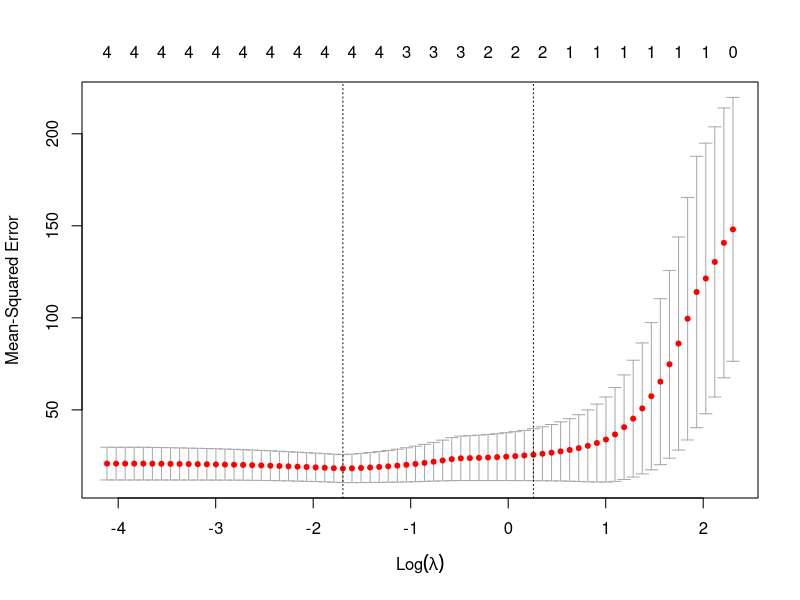
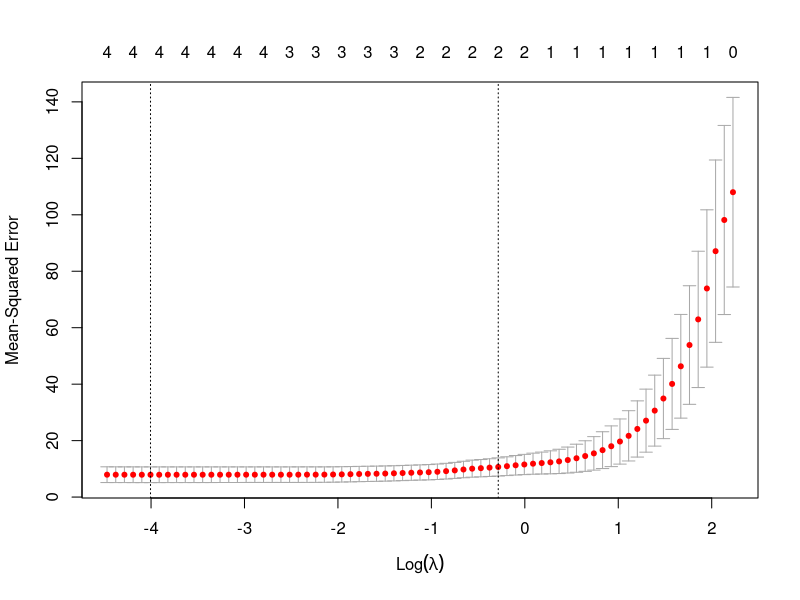

The R source for these figures, in order: (Note: this script raises an error after producing the figures.)
##############
# IMPORT LIBRARIES
##############
library(glmnet)
library(Metrics)



##############
# CONSTANTS
##############
FIRST_POLLING_COL <- 12
VOTE_SHARE_COL <- 3


# Jeff's working directory -- comment out and override
setwd("~//Documents/School/Stanford/Classes/Poli Sci 355B/Challenge 1/iowa-caucus")


##############
# LOAD AND CONVERT DATASETS
##############


# load results datasets
results2008 <- read.csv('results_2008.csv', stringsAsFactors=FALSE)
results2012 <- read.csv('results_2012.csv', stringsAsFactors=FALSE)

# df of 2016 candidates to predict
candidates_2016 <- data.frame(c('trump', 'cruz', 'rubio','bush','carson','christie','paul','huckabee','kasich'))
colnames(candidates_2016) <- c('candidate')


# load polling datasets
polls2008_iowa <- read.csv('pollster/data/cleaned_2008_iowa.csv', stringsAsFactors=FALSE)
polls2012_iowa <- read.csv('pollster/data/cleaned_2012_iowa.csv', stringsAsFactors=FALSE)
polls2016_iowa <- read.csv('pollster/data/cleaned_2016_iowa.csv', stringsAsFactors=FALSE)
polls2008_national <- read.csv('pollster/data/cleaned_2008_national.csv', stringsAsFactors=FALSE)
polls2012_national <- read.csv('pollster/data/cleaned_2012_national.csv', stringsAsFactors=FALSE)
polls2016_national <- read.csv('pollster/data/cleaned_2016_national.csv', stringsAsFactors=FALSE)


# clean polling data
cleanPolling <- function(df) {
	# replace '-' with NA
	df[df == '-'] <- NA

	# convert polling cols from char to numeric
	df[FIRST_POLLING_COL:ncol(df)] <- sapply(df[FIRST_POLLING_COL:ncol(df)], as.numeric)

	# convert pollster cols to factor
	df$POLLSTER <- as.factor(df$POLLSTER)

	# convert all colnames to lower case
	colnames(df) <- tolower(colnames(df))

	# subset to polling conducted before the caucus
	df <- df[df$days_to_caucus > 0,]

	return(df)
}

polls2008_iowa <- cleanPolling(polls2008_iowa)
polls2012_iowa <- cleanPolling(polls2012_iowa)
polls2016_iowa <- cleanPolling(polls2016_iowa)

polls2008_national <- cleanPolling(polls2008_national)
polls2012_national <- cleanPolling(polls2012_national)
polls2016_national <- cleanPolling(polls2016_national)


# clean results data
cleanResults <- function(df) {

	# convert all colnames to lower case
	colnames(df) <- tolower(colnames(df))

	# convert candidate names to lower case
	df$candidate <- tolower(df$candidate)

	return(df)
}

results2008 <- cleanResults(results2008)
results2012 <- cleanResults(results2012)


# load epanechnikov results
eplog <- read.csv("eplog.csv", stringsAsFactors=FALSE)
eplog_mse <- read.csv("eplog_mse.csv", stringsAsFactors=FALSE)

# clean up candidate column
eplog$candidate <- tolower(eplog$candidate)


# weightPollingBy538Rankings
# --------------------------
# Given a df of polling data and a df (or some other object) of 538's pollster rankings, duplicate polling observations to weight by 538's rankings.
# Return a df with weighted polling data














##############
# PREDICT POLL TRENDS
##############


# linearExtrapolateCandidate
# --------------------------
# Given a candidate, polling_df, and results_df, generate a simple linear model regressing vote shares over time
# return predicted vote share on election day

linearExtrapolateCandidate <- function(candidate, polling_df, results_df, plot) {

	# find col index for that candidate's name
	cand_indx <- which(colnames(polling_df) == candidate)

	######## consider killing early models

	# check if there are any rows that aren't NA
	if(all(is.na(polling_df[,cand_indx]))) {
		print(candidate)
		print("All observations were NA")
		return(0)
	} else {

		# simple linear model
		lm_model <- lm(polling_df[,cand_indx] ~ days_to_caucus, data=polling_df)

		if(plot == TRUE) {

			# plot data
			plot(x=polling_df$days_to_caucus,
				y=polling_df[,cand_indx],
				# ylim=c(0, results_df[results_df$Candidate==candidate, VOTE_SHARE_COL] + 10),
				xlim=c(max(na.omit(polling_df$days_to_caucus)), min(na.omit(polling_df$days_to_caucus))),
				xlab="Days to Caucus",
				ylab="Vote Share",
				main=candidate)

			# add regression line
			abline(lm_model,
				col="red",
				lwd="2")

			# add actual results line
			abline(h=results_df[results_df$candidate==candidate, VOTE_SHARE_COL],
				lwd=2)
		}

		# predict vote share on election day
		election_day_df <- data.frame(c(candidate),c("0"))
		colnames(election_day_df) <- c("candidate", "days_to_caucus")
		election_day_df$days_to_caucus <- as.numeric(as.character(election_day_df$days_to_caucus))

		pred_vote_share <- predict(lm_model, newdata=election_day_df)
		
		return(pred_vote_share)
	}
}



complexLinearExtrapolateCandidate <- function(candidate, polling_df, results_df, plot) {

	# find col index for that candidate's name
	cand_indx <- which(colnames(polling_df) == candidate)

	# check if there are any rows that aren't NA
	if (all(is.na(polling_df[,cand_indx]))) {
		print(candidate)
		print("All observations were NA")
		return(0)
	} else {

		# simple linear model
		lm_model <- lm(polling_df[,cand_indx] ~ days_to_caucus + I(days_to_caucus^2) + I(days_to_caucus^3) + I(days_to_caucus^4), data=polling_df)

		if(plot == TRUE) {

			# print model
			print(summary(lm_model))

			# plot data
			plot(x=polling_df$days_to_caucus,
				y=polling_df[,cand_indx],
				# ylim=c(0, results_df[results_df$Candidate==candidate, VOTE_SHARE_COL] + 10),
				xlim=c(max(na.omit(polling_df$days_to_caucus)), min(na.omit(polling_df$days_to_caucus))),
				xlab="Days to Caucus",
				ylab="Vote Share",
				main=candidate)

			# add regression line
			lines(x=polling_df$days_to_caucus, 
				  y=predict(lm_model), type='l', col="red", lwd=2)


			# add actual results line
			abline(h=results_df[results_df$candidate==candidate, VOTE_SHARE_COL],
				lwd=2)
		}

		# predict vote share on election day
		election_day_df <- data.frame(c(candidate),c("0"))
		colnames(election_day_df) <- c("candidate", "days_to_caucus")
		election_day_df$days_to_caucus <- as.numeric(as.character(election_day_df$days_to_caucus))

		pred_vote_share <- predict(lm_model, newdata=election_day_df)
		
		return(pred_vote_share)
	}
}

chooseEpanechnikovBandwidth <- function(eplog_mse) {
	lowest_mse_indx <- which(eplog_mse$mse == min(eplog_mse$mse))
	lowest_mse_bw <- eplog_mse$bw_value[lowest_mse_indx]
	return(lowest_mse_indx)
}

epanechnikovExtrapolateCandidate <- function(candidate_name, year_scope, results_df, plot) {

	# print(deparse(substitute(polling_df)))


	# # extract year and scope from polling_df name
	# polling_df_str <- deparse(substitute(polling_df))
	# # strip out "polls"
	# year_scope_str <- sub("polls", "", polling_df_str)
	# # create list with year and scope
	# year_scope <- strsplit(year_scope_str, "_", fixed=TRUE)

	# pull pred_vote_share from eplog
	ep_bw <- chooseEpanechnikovBandwidth(eplog_mse)

	pred_vote_share <- subset(eplog, year==year_scope[1] & scope==year_scope[2] & bw_value==ep_bw &candidate==candidate_name, select=estimate)

	return(pred_vote_share[1,1])
}

# predCandidates
# --------------
# Given a list of candidates, polling data, and a model, generate predictions for each candidate
# returns df with candidate names and predictions
predCandidates <- function(polling_df, results_df, model) {

	# init df to store predictions
	pred_votes <- data.frame(results_df$candidate, c(NA))
	colnames(pred_votes) <- c('candidate', 'vote_share')

	for (cand in results_df$candidate) {
		pred_votes$vote_share[pred_votes$candidate == cand] <- model(cand, polling_df, results_df, FALSE)
	}
	return(pred_votes)
}

predCandidates(c(2008, "iowa"), results2008, epanechnikovExtrapolateCandidate)

# calcRMSE
# --------
# Given a df of prediction and a df with actual results, compute the rmse for the predictions
calcRMSE <- function(pred_votes, results_df) {

	# order both dfs by candidate name, just to be safe
	pred_votes <- pred_votes[order(pred_votes$candidate),]
	results_df <- results_df[order(results_df$candidate),]

	mse <- sum((results_df$percentage - pred_votes$vote_share)^2) / nrow(pred_votes)
	rmse <- sqrt(mse)
	return(rmse)
}


# testPollTrendsModel
# -------------------
# Given polling and results for an election, see how well a specified model extrapolates from polling data
testPollTrendsModel <- function(polling_df, results_df, model) {

	pred_votes <- predCandidates(polling_df, results_df, model)
	rmse <- calcRMSE(pred_votes, results_df)
	return(rmse)
}


testPollTrendsModel(polls2008_iowa, results2008, linearExtrapolateCandidate)
testPollTrendsModel(polls2012_iowa, results2012, linearExtrapolateCandidate)








##############
# BUILD & TEST COMBINED MODEL OPTIONS
##############


# buildPredictionMatrix
# ---------------------
# Given polling and results dfs, construct a matrix of observations to use in regression models
buildPredictionMatrix <- function(state_polling_df, natl_polling_df, year, state, results_df) {

	# construct vector of predictor names
	pred_names <- c('lm_1_iowa', 'lm_2_iowa', 'lm_1_natl', 'ep_iowa')

	print(head(results_df))

	# build matrix of predictors
	preds <- matrix(nrow=nrow(results_df), ncol=length(pred_names))
	rownames(preds) <- results_df$candidate

	# add polling model predictions
	preds[,1] <- predCandidates(state_polling_df, results_df, linearExtrapolateCandidate)$vote_share
	preds[,2] <- predCandidates(state_polling_df, results_df, complexLinearExtrapolateCandidate)$vote_share
	preds[,3] <- predCandidates(natl_polling_df, results_df, linearExtrapolateCandidate)$vote_share
	preds[,4] <- predCandidates(c(year, state), results_df, epanechnikovExtrapolateCandidate)$vote_share

	# add predictor names to matrix
	colnames(preds) <- pred_names

	# replace any NAs with zeros
	preds[is.na(preds)] <- 0

	return(preds)
}


# scaleToVoteShares
# ------------------------------------
# Assuming the predictions from our model don't add up to 100, scale them proportionally: voteshare[candidate] / sum(voteshare) * 100
scaleToVoteShares <- function(raw_preds) {
	scaled_preds <- (raw_preds / sum(raw_preds)) * 100
	return(scaled_preds)
}


# scaleSortResults
# ----------------
# Scale and sort predictions
scaleSortResults <- function(preds) {
	scaled_preds <- scaleToVoteShares(preds)
	sorted_preds <- scaled_preds[order(scaled_preds[,1], decreasing=TRUE),]
	df_preds <- data.frame(sorted_preds)
	return(df_preds)
}


# combinePredictorsIntoModel
# --------------------------
# Using the outputs from predictFromPollTrends and predictFromLatestPolling outputs for both Iowa and national polling, build a model applying these predictors to 2008 and 2012 data. See which combinations work best, maybe with LOOCV? If have time, could try additional predictors -- contributions, prediction markets, etc.
# Return df/matrix of candidate names (rows) and predicted vote shares from different models (cols)

combinePredictorsIntoModel <- function(state_polling_df, natl_polling_df, results_df, combined) {

	# extract year and state from state_polling_df name
	polling_df_str <- deparse(substitute(state_polling_df))
	# strip out "polls"
	year_scope_str <- sub("polls", "", polling_df_str)
	# create list with year and scope
	year_scope <- strsplit(year_scope_str, "_", fixed=TRUE)
	year <- year_scope[[1]][1]
	scope <- year_scope[[1]][2]

	print(year)
	# print(scope)

	if (combined) {

		# create matrices to use in models
		preds_2008 <- buildPredictionMatrix(polls2008_iowa, polls2008_national, "2008", "iowa", results2008)
		preds_2012 <- buildPredictionMatrix(polls2012_iowa, polls2012_national, "2012", "iowa", results2012)

		# combine into overall matrix
		preds_train <- rbind(preds_2008, preds_2012)
		results_train <- rbind(results2008, results2012)

		print(preds_train)

	} else {

		# create matrix to use in models
		preds_train <- buildPredictionMatrix(state_polling_df, natl_polling_df, year, scope, results_df)
		results_train <- results_df
	}

	# build matrix to predict 2016
	preds_2016 <- buildPredictionMatrix(polls2016_iowa, polls2016_national, "2016", "iowa", candidates_2016)
	

	# run simple linear regression 
	linear_model <- lm(results_train$percentage ~ ., data=as.data.frame(preds_train))
	print(summary(linear_model))
	# lm_preds <- predict(linear_model, newdata=as.data.frame(preds_train))

	# # check RMSE
	# rmse(results_df$percentage, lm_preds)

	# # try predicting 2016 using linear model
	# lm_preds_2016 <- predict(linear_model, newdata=as.data.frame(preds_2016))

	# run LASSO on predictors
	lasso <- glmnet(x = preds_train, y = results_train$percentage)
	summary(lasso)

	# cross validate lasso
	lasso_cv<- cv.glmnet(x = preds_train, y = results_train$percentage, nfolds = nrow(preds_train))
	plot(lasso_cv)

	# check RMSE
	lasso_train_preds <- predict(lasso, newx=preds_train, s = lasso_cv$lambda.min )
	print("RMSE:")
	print(rmse(results_train$percentage, lasso_train_preds))

	# predict 2016 using lasso
	lasso_preds <- predict(lasso, newx=preds_2016, s = lasso_cv$lambda.min )


	# scale and sort results
	df_preds_2016 <- scaleSortResults(lasso_preds)

	return(df_preds_2016)

	# return(lasso)
}

combinePredictorsIntoModel(polls2008_iowa, polls2008_national, results2008, FALSE)
combinePredictorsIntoModel(polls2012_iowa, polls2012_national, results2012, TRUE)

# lasso <- combinePredictorsIntoModel(polls2012_iowa, polls2012_national, results2012, TRUE)


lasso$beta[which(lasso$lambda == lasso_cv$lambda.min)]
